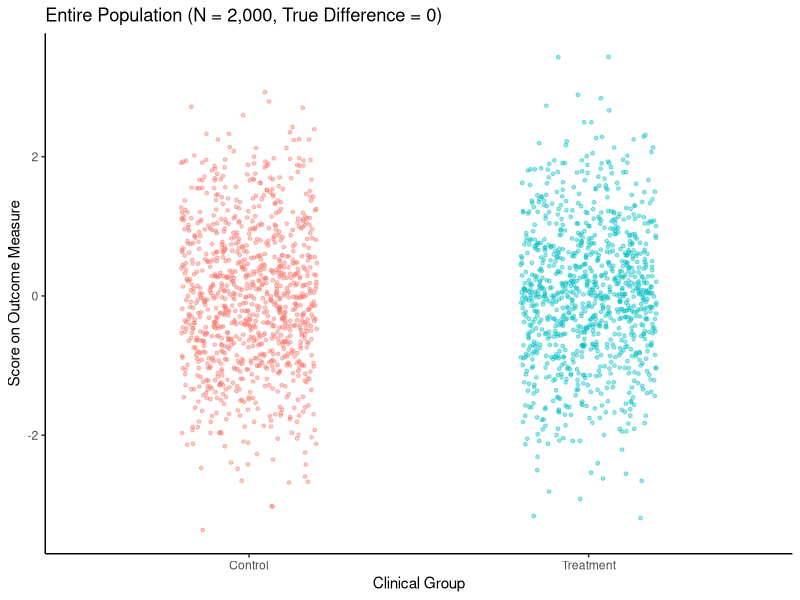
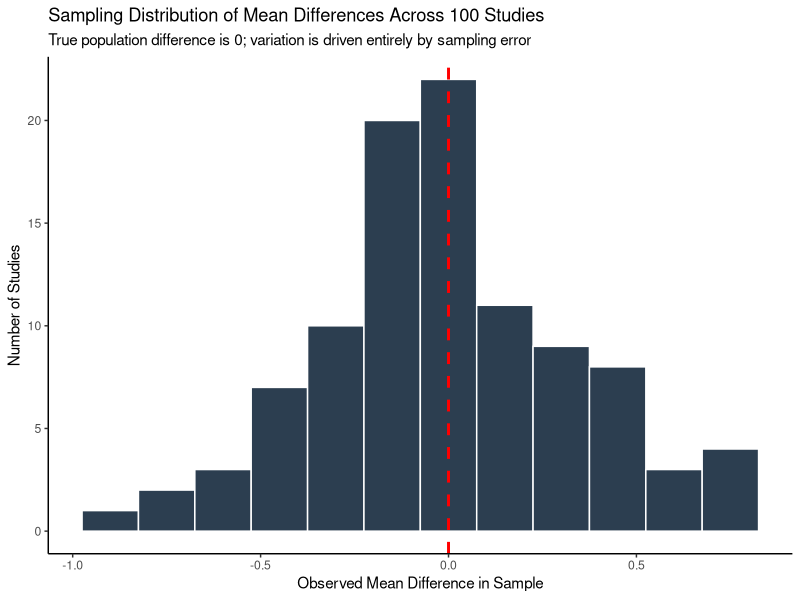
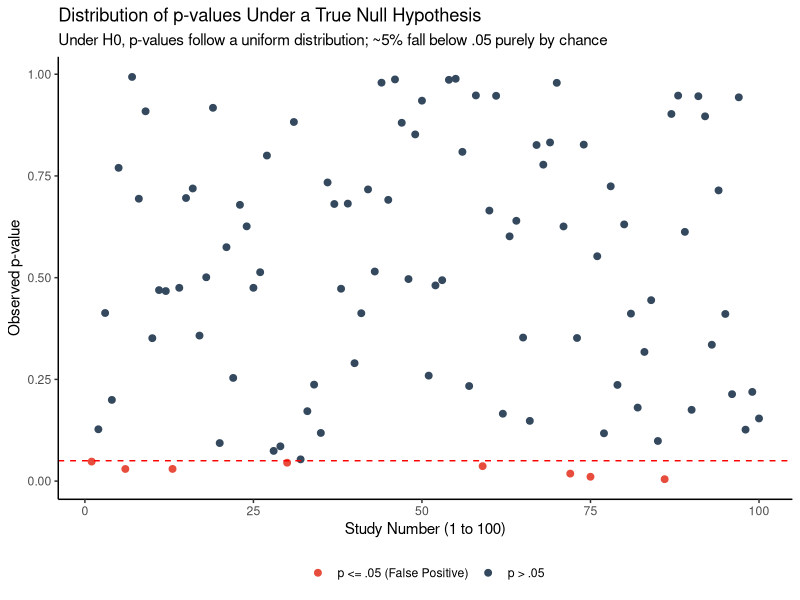
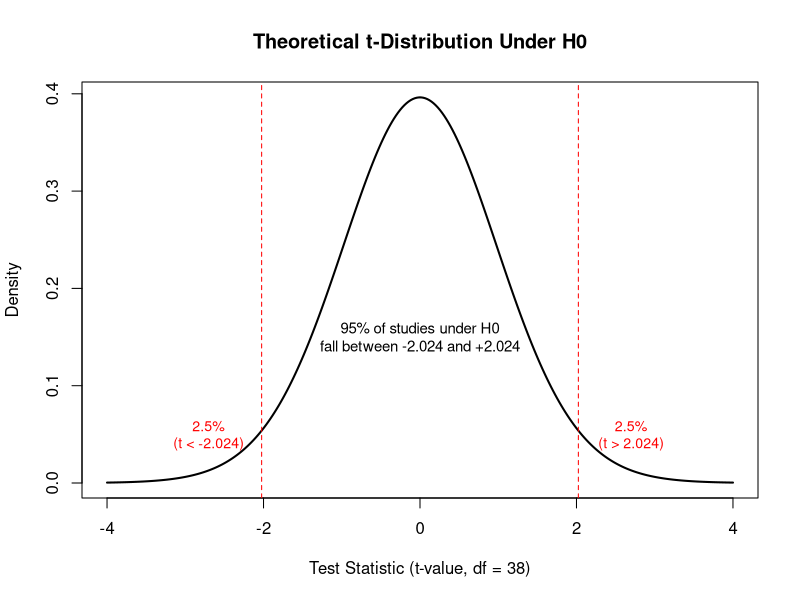
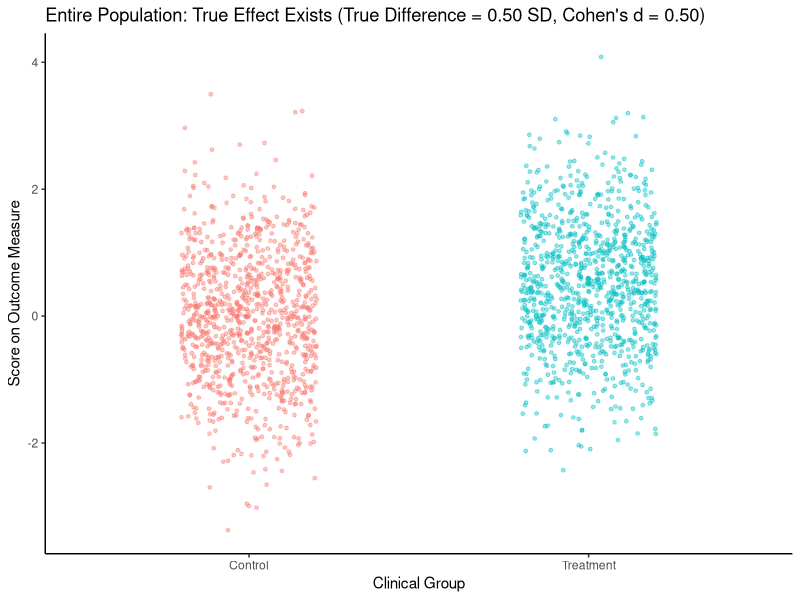
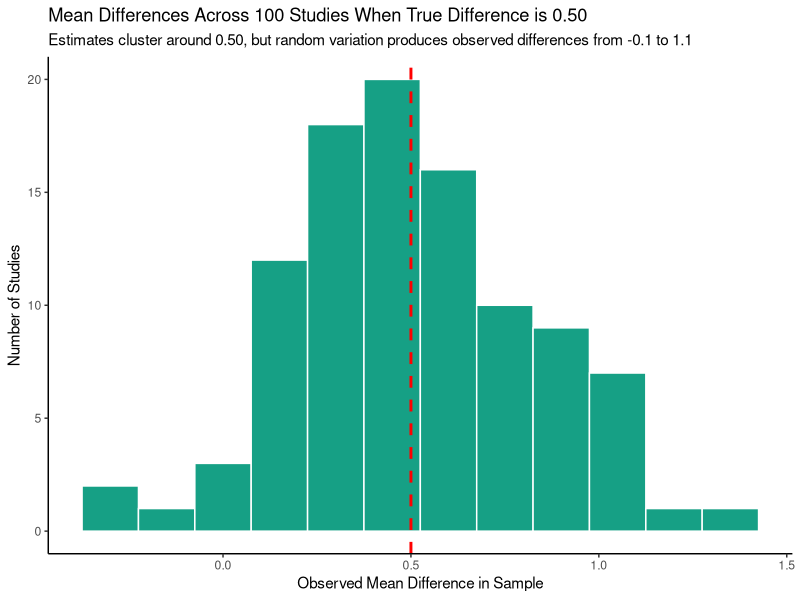
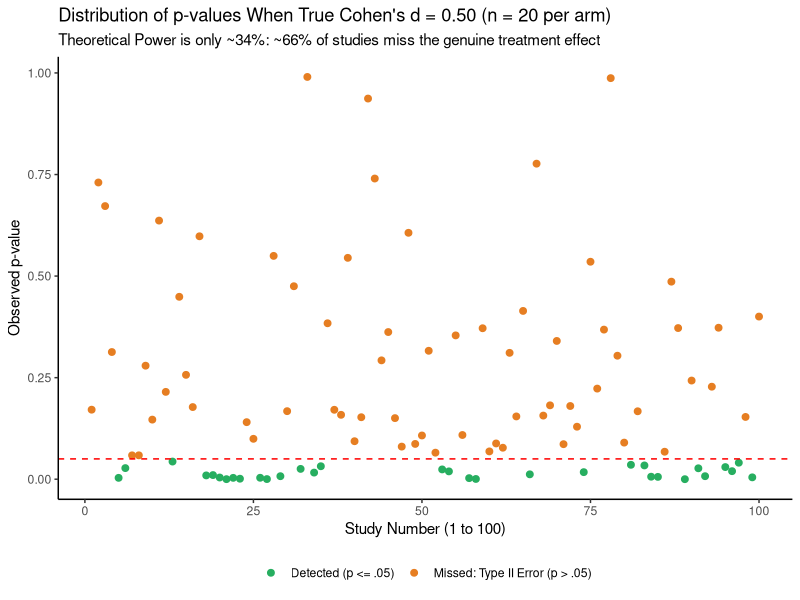
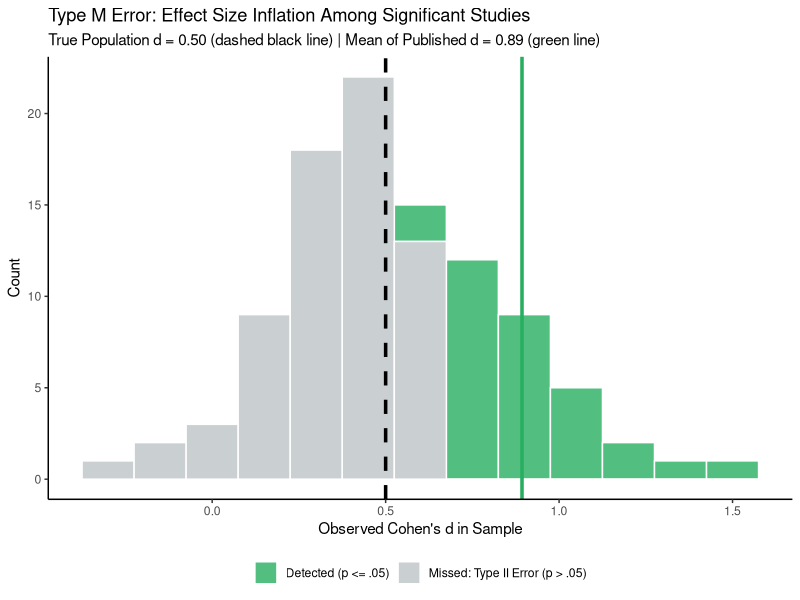

Recreate these plots in R, in order.
## ---- chunk 1
library(ggplot2)

set.seed(1232)
n_pop <- 1000
pop_treatment <- rnorm(n_pop, mean = 0, sd = 1)
pop_control <- rnorm(n_pop, mean = 0, sd = 1)

pop_data <- data.frame(
  group = factor(rep(c("Control", "Treatment"), each = n_pop)),
  value = c(pop_control, pop_treatment)
)

ggplot(pop_data, aes(x = group, y = value, colour = group)) +
  geom_jitter(width = 0.2, alpha = 0.4, size = 1) +
  theme_classic() +
  theme(legend.position = "none") +
  labs(x = "Clinical Group", y = "Score on Outcome Measure",
       title = "Entire Population (N = 2,000, True Difference = 0)")
## ---- chunk 2
n_studies <- 100
n_sample <- 20

sim_diffs <- numeric(n_studies)
sim_pvals <- numeric(n_studies)

set.seed(1232)
for (i in 1:n_studies) {
  s_trt <- sample(pop_treatment, size = n_sample)
  s_ctrl <- sample(pop_control, size = n_sample)
  tt <- t.test(s_trt, s_ctrl, var.equal = TRUE)
  sim_diffs[i] <- mean(s_trt) - mean(s_ctrl)
  sim_pvals[i] <- tt$p.value
}

sim_df <- data.frame(study = 1:n_studies, diff = sim_diffs, p_val = sim_pvals)

ggplot(sim_df, aes(x = diff)) +
  geom_histogram(binwidth = 0.15, fill = "#2c3e50", color = "white") +
  geom_vline(aes(xintercept = 0), color = "red", linetype = "dashed", size = 1) +
  theme_classic() +
  labs(x = "Observed Mean Difference in Sample", y = "Number of Studies",
       title = "Sampling Distribution of Mean Differences Across 100 Studies",
       subtitle = "True population difference is 0; variation is driven entirely by sampling error")
## ---- chunk 3
sim_df$sig <- ifelse(sim_df$p_val <= 0.05, "p <= .05 (False Positive)", "p > .05")

ggplot(sim_df, aes(x = study, y = p_val, color = sig)) +
  geom_point(size = 2) +
  geom_hline(yintercept = 0.05, color = "red", linetype = "dashed") +
  scale_color_manual(values = c("p <= .05 (False Positive)" = "#e74c3c", "p > .05" = "#34495e")) +
  theme_classic() +
  theme(legend.position = "bottom", legend.title = element_blank()) +
  labs(x = "Study Number (1 to 100)", y = "Observed p-value",
       title = "Distribution of p-values Under a True Null Hypothesis",
       subtitle = "Under H0, p-values follow a uniform distribution; ~5% fall below .05 purely by chance")
## ---- chunk 4
x <- seq(-4, 4, length = 300)
y <- dt(x, df = 38)

plot(x, y, type = "l", lwd = 2, xlab = "Test Statistic (t-value, df = 38)", ylab = "Density",
     main = "Theoretical t-Distribution Under H0")
abline(v = c(-2.024, 2.024), lty = 2, col = "red")
text(-2.7, 0.05, "2.5%\n(t < -2.024)", cex = 0.85, col = "red")
text(2.7, 0.05, "2.5%\n(t > 2.024)", cex = 0.85, col = "red")
text(0, 0.15, "95% of studies under H0\nfall between -2.024 and +2.024", cex = 0.9)
## ---- chunk 5
set.seed(42)
pop_control_h1 <- rnorm(n_pop, mean = 0, sd = 1)
pop_treatment_h1 <- rnorm(n_pop, mean = 0.5, sd = 1)

pop_data_h1 <- data.frame(
  group = factor(rep(c("Control", "Treatment"), each = n_pop)),
  value = c(pop_control_h1, pop_treatment_h1)
)

ggplot(pop_data_h1, aes(x = group, y = value, colour = group)) +
  geom_jitter(width = 0.2, alpha = 0.4, size = 1) +
  theme_classic() +
  theme(legend.position = "none") +
  labs(x = "Clinical Group", y = "Score on Outcome Measure",
       title = "Entire Population: True Effect Exists (True Difference = 0.50 SD, Cohen's d = 0.50)")
## ---- chunk 6
diffs_h1 <- numeric(n_studies)
pvals_h1 <- numeric(n_studies)
ds_h1 <- numeric(n_studies)

set.seed(42)
for (i in 1:n_studies) {
  s_trt <- sample(pop_treatment_h1, size = n_sample)
  s_ctrl <- sample(pop_control_h1, size = n_sample)
  tt <- t.test(s_trt, s_ctrl, var.equal = TRUE)
  diffs_h1[i] <- mean(s_trt) - mean(s_ctrl)
  pvals_h1[i] <- tt$p.value
  sp <- sqrt(((n_sample - 1) * var(s_trt) + (n_sample - 1) * var(s_ctrl)) / (2 * n_sample - 2))
  ds_h1[i] <- diffs_h1[i] / sp
}

sim_df_h1 <- data.frame(study = 1:n_studies, diff = diffs_h1, p_val = pvals_h1, d = ds_h1)

ggplot(sim_df_h1, aes(x = diff)) +
  geom_histogram(binwidth = 0.15, fill = "#16a085", color = "white") +
  geom_vline(aes(xintercept = 0.5), color = "red", linetype = "dashed", size = 1) +
  theme_classic() +
  labs(x = "Observed Mean Difference in Sample", y = "Number of Studies",
       title = "Mean Differences Across 100 Studies When True Difference is 0.50",
       subtitle = "Estimates cluster around 0.50, but random variation produces observed differences from -0.1 to 1.1")
## ---- chunk 7
sim_df_h1$result <- ifelse(sim_df_h1$p_val <= 0.05,
                           "Detected (p <= .05)",
                           "Missed: Type II Error (p > .05)")

ggplot(sim_df_h1, aes(x = study, y = p_val, color = result)) +
  geom_point(size = 2) +
  geom_hline(yintercept = 0.05, color = "red", linetype = "dashed") +
  scale_color_manual(values = c("Detected (p <= .05)" = "#27ae60",
                                "Missed: Type II Error (p > .05)" = "#e67e22")) +
  theme_classic() +
  theme(legend.position = "bottom", legend.title = element_blank()) +
  labs(x = "Study Number (1 to 100)", y = "Observed p-value",
       title = "Distribution of p-values When True Cohen's d = 0.50 (n = 20 per arm)",
       subtitle = "Theoretical Power is only ~34%: ~66% of studies miss the genuine treatment effect")
## ---- chunk 8
mean_d_all <- mean(sim_df_h1$d)
mean_d_sig <- mean(sim_df_h1$d[sim_df_h1$p_val <= 0.05])

ggplot(sim_df_h1, aes(x = d, fill = result)) +
  geom_histogram(binwidth = 0.15, color = "white", alpha = 0.8) +
  geom_vline(aes(xintercept = 0.50), color = "black", linetype = "dashed", size = 1.2) +
  geom_vline(aes(xintercept = mean_d_sig), color = "#27ae60", linetype = "solid", size = 1.2) +
  scale_fill_manual(values = c("Detected (p <= .05)" = "#27ae60",
                               "Missed: Type II Error (p > .05)" = "#bdc3c7")) +
  theme_classic() +
  theme(legend.position = "bottom", legend.title = element_blank()) +
  labs(x = "Observed Cohen's d in Sample", y = "Count",
       title = "Type M Error: Effect Size Inflation Among Significant Studies",
       subtitle = paste0("True Population d = 0.50 (dashed black line) | Mean of Published d = ",
                         round(mean_d_sig, 2), " (green line)"))
